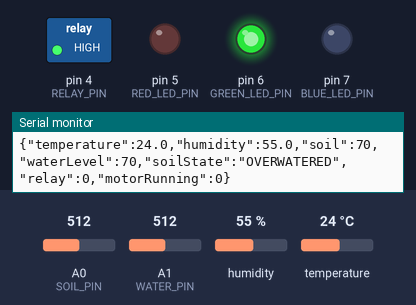
The sketch below on a simulated Arduino Uno, built with avr-gcc and run on an emulated ATmega328P. On the bench: switched loads named in the sketch (green lamp = pin HIGH), output pins drawn as LEDs (lit = HIGH), the last lines printed to the serial monitor. The test bench sets the inputs (shaded band); at power-on: A0 (SOIL_PIN) = 512, A1 (WATER_PIN) = 512, humidity 55 %, temperature 24 °C.

Above: at 1.9 s.
2.0 s: A0 (SOIL_PIN) set to 591
4.7 s: A0 (SOIL_PIN) set to 614
At 6.4 s:
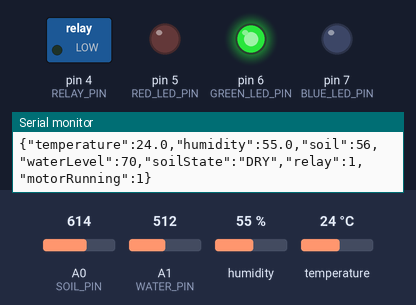
6.8 s: A0 (SOIL_PIN) set to 306
At 8.6 s:
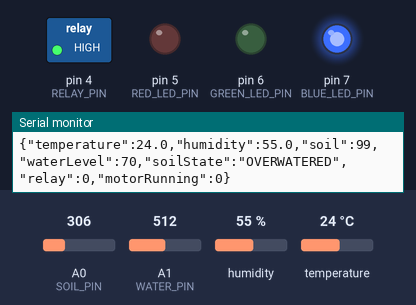
8.9 s: A0 (SOIL_PIN) set to 495
10.8 s: A0 (SOIL_PIN) set to 518
At 12.9 s:
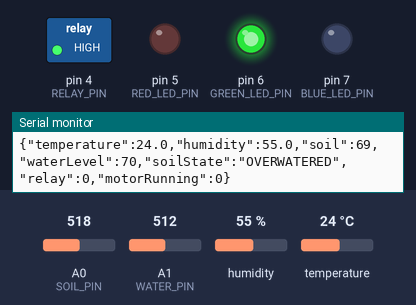
13.2 s: A0 (SOIL_PIN) set to 610
At 14.5 s:
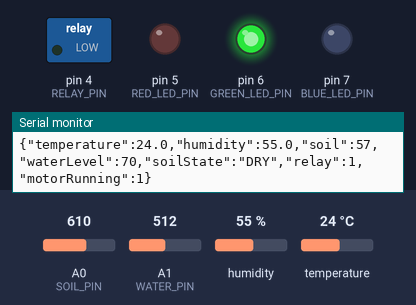
Timing chart, 0 to 16.2 s (numbered marks = the images above; inputs shaded):
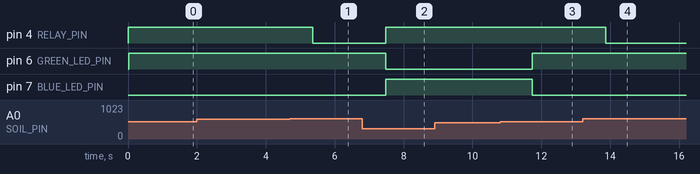

The sketch:

arduino_sketch.ino
```cpp
#include <DHT.h>

// ----------- PINS -----------
#define RELAY_PIN 4
#define WATER_PIN A1
#define SOIL_PIN  A0
#define DHT_PIN   3
#define RED_LED_PIN  5      // Red LED for dry soil
#define GREEN_LED_PIN 6    // Green LED for good soil
#define BLUE_LED_PIN 7     // Blue LED for overwatered

#define DHT_TYPE DHT11

DHT dht(DHT_PIN, DHT_TYPE);

// ----------- THRESHOLDS -----------
int WATER_EMPTY = 300;    // Raw value when tank empty
int WATER_FULL = 600;     // Raw value when tank full
int SOIL_EMPTY = 1023;    // Raw value when soil empty (dry)
int SOIL_FULL = 300;        // Raw value when soil saturated (wet)

// ----------- VARIABLES -----------
float temperature = 0;
float humidity = 0;

void setup() {
  Serial.begin(9600);

  pinMode(RELAY_PIN, OUTPUT);
  digitalWrite(RELAY_PIN, HIGH); // Motor OFF

  pinMode(RED_LED_PIN, OUTPUT);
  pinMode(GREEN_LED_PIN, OUTPUT);
  pinMode(BLUE_LED_PIN, OUTPUT);
  digitalWrite(RED_LED_PIN, LOW);
  digitalWrite(GREEN_LED_PIN, LOW);
  digitalWrite(BLUE_LED_PIN, LOW);

  dht.begin();

  Serial.println("Smart Irrigation System with LED Indicators (DHT11 Version)");
}

void loop() {

  // ----------- READ SENSORS -----------
  int soilRaw  = analogRead(SOIL_PIN);
  int waterRaw = analogRead(WATER_PIN);

  // ----------- CONVERT TO PERCENTAGES -----------
  // Water: 150 = 0%, 550 = 100%
  int waterPercent = map(waterRaw, WATER_EMPTY, WATER_FULL, 0, 100);
  waterPercent = constrain(waterPercent, 0, 100);

  // Soil: 1023 = 0% (dry), 0 = 100% (saturated)
  int soilPercent = map(soilRaw, SOIL_EMPTY, SOIL_FULL, 0, 100);
  soilPercent = constrain(soilPercent, 0, 100);

  temperature = dht.readTemperature();
  humidity    = dht.readHumidity();

  // ----------- SOIL STATE DESCRIPTION -----------
  const char* soilState;
  if (soilRaw > 600) {
    soilState = "DRY";
  }
  else if (soilRaw >= 550) {
    soilState = "GOOD";
  }
  else {
    soilState = "OVERWATERED";
  }

  // ----------- CONDITIONS -----------
  bool waterAvailable = waterPercent > 10;   // More than 10% water available
  bool soilDry = soilRaw > 600;              // Soil is dry

  // ----------- LED INDICATORS -----------
  // RED LED: Plant is dry (soil < 30%)
  // GREEN LED: Plant is healthy (soil 30-70%)
  // BLUE LED: Plant is overwatered (soil > 70%)
  if (soilPercent < 30) {
    digitalWrite(RED_LED_PIN, HIGH);    // Soil is DRY - Turn RED LED ON
    digitalWrite(GREEN_LED_PIN, LOW);   // Turn GREEN LED OFF
    digitalWrite(BLUE_LED_PIN, LOW);    // Turn BLUE LED OFF
  }
  else if (soilPercent <= 70) {
    digitalWrite(RED_LED_PIN, LOW);     // Turn RED LED OFF
    digitalWrite(GREEN_LED_PIN, HIGH);  // Soil is GOOD - Turn GREEN LED ON
    digitalWrite(BLUE_LED_PIN, LOW);    // Turn BLUE LED OFF
  }
  else {
    digitalWrite(RED_LED_PIN, LOW);     // Turn RED LED OFF
    digitalWrite(GREEN_LED_PIN, LOW);   // Turn GREEN LED OFF
    digitalWrite(BLUE_LED_PIN, HIGH);   // OVERWATERED - Turn BLUE LED ON
  }

  // ----------- RELAY CONTROL -----------
  if (waterAvailable && soilDry) {
    digitalWrite(RELAY_PIN, LOW); // Motor ON
  } else {
    digitalWrite(RELAY_PIN, HIGH); // Motor OFF
  }

  // ----------- SERIAL OUTPUT (JSON with percentages) -----------
  Serial.print("{\"temperature\":");
  Serial.print(temperature, 1);
  Serial.print(",\"humidity\":");
  Serial.print(humidity, 1);
  Serial.print(",\"soil\":");
  Serial.print(soilPercent);       // Send percentage, not raw
  Serial.print(",\"waterLevel\":");
  Serial.print(waterPercent);      // Send percentage, not raw
  Serial.print(",\"soilState\":\"");
  Serial.print(soilState);
  Serial.print("\",\"relay\":");
  Serial.print(digitalRead(RELAY_PIN) == LOW ? 1 : 0);
  Serial.print(",\"motorRunning\":");
  Serial.print(digitalRead(RELAY_PIN) == LOW ? 1 : 0);
  Serial.println("}");

  delay(1000);
}
```

Measured:
- the behaviour switches between 600 and 601 on A0 (SOIL_PIN) (found by bisection; images 0 and 1)
- the behaviour switches between 509 and 510 on A0 (SOIL_PIN) (found by bisection; images 2 and 3)
- after the input at 4.7 s, pin 4 (RELAY_PIN): HIGH → LOW after 0.66 s
- after the input at 6.8 s, pin 4 (RELAY_PIN), pin 7 (BLUE_LED_PIN): LOW → HIGH after 0.68 s; pin 6 (GREEN_LED_PIN): HIGH → LOW after 0.68 s
- after the input at 10.8 s, pin 6 (GREEN_LED_PIN): LOW → HIGH after 0.94 s; pin 7 (BLUE_LED_PIN): HIGH → LOW after 0.94 s
- after the input at 13.2 s, pin 4 (RELAY_PIN): HIGH → LOW after 0.67 s
